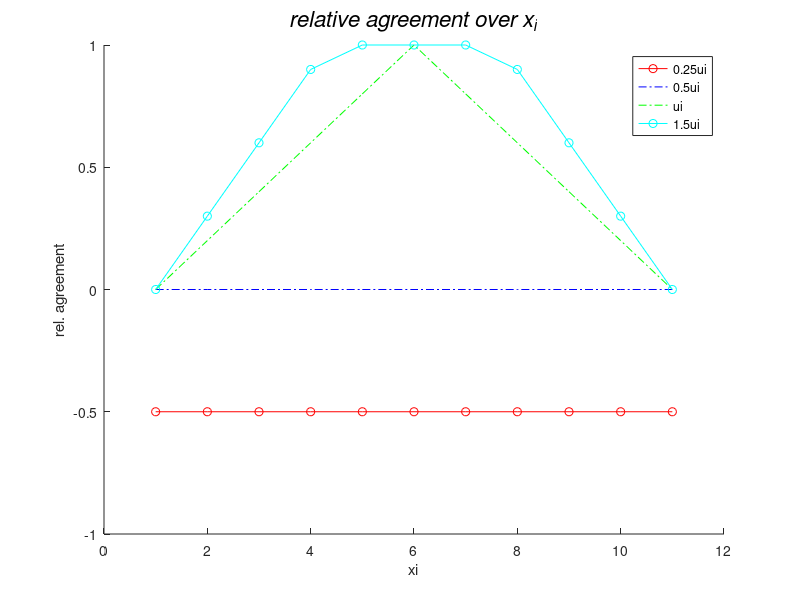

Here is the MATLAB script that generated this plot:
%% var init
steps = 10;
u_i = 0.25; % this is random, I just chose 0.5 out of nowhere,
% I also tried different vales and the outcome doesn't change
u_j = [
    0.25*u_i,
    0.5*u_i,
    1*u_i,
    1.5*u_i
    ];

x_j = 0.5 % this is random, I just chose the value out of nowhere (between -1 and +1),
% I also tried different values and the outcome doesn't change

log = zeros(steps, 4, 2);


%% main loop, try 1
for i = 1:4
    u_j_current = u_j(i);
    stepping = 2*u_j_current/steps;
    
    j = 1;
    for x_i = x_j-u_j_current : stepping : x_j+u_j_current;
        overlap = min (x_i + u_i, x_j + u_j_current) - max (x_i - u_i, x_j - u_j_current);
        rel_agreement = (overlap/u_i)-1;
        
        sprintf('I:%d, J:%d\n', i, j)
        log(j,i,1) = rel_agreement;
        log(j,i,2) = x_i;
        j=j+1;
    end

end

%% draw the stuff
figure();
hold on;
title('\it{relative agreement over x_i}','FontSize',16)
xlabel('xi')
ylabel('rel. agreement')
x = 1:11;
plot (x, log(:,1,1), '-ro', x, log(:,2,1), '-.b', x, log(:,3,1), '-.g', x, log(:,4,1), '-co');
legend('0.25ui', '0.5ui', 'ui', '1.5ui');
hold off;